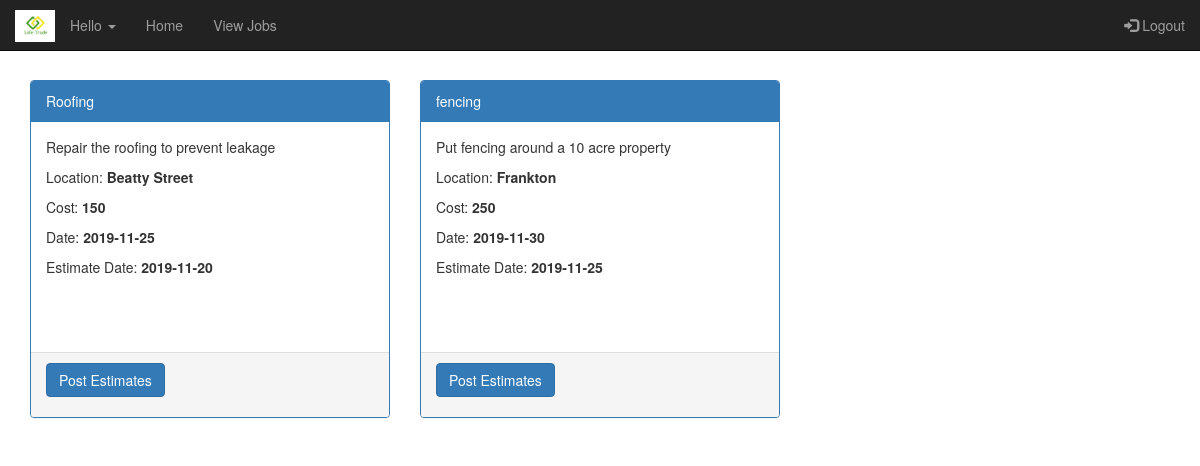
Page /viewJobs.php on the earlier database version.
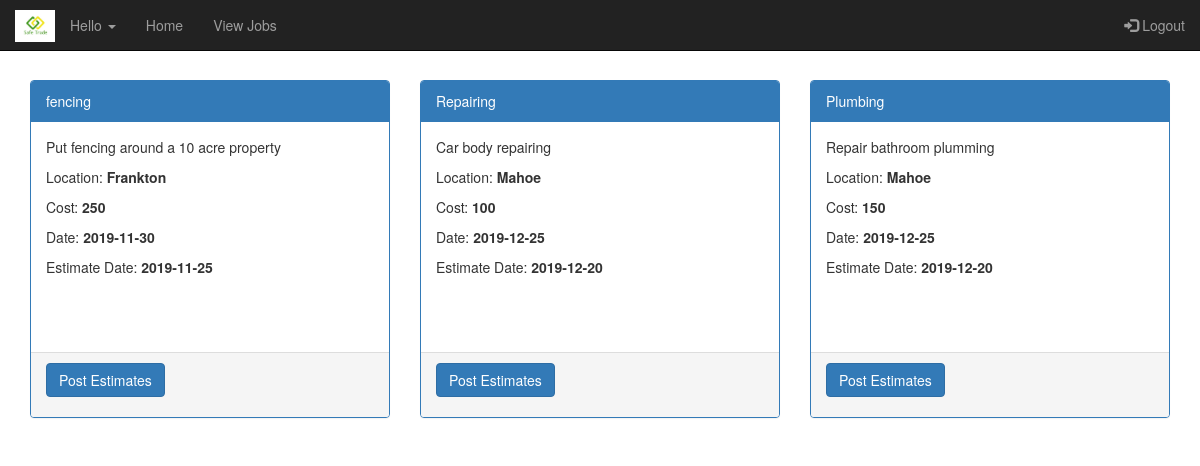
Same page on the later database version.
### tables this page shows
CREATE TABLE `jobdetails` (
  `JobId` int(11) NOT NULL,
  `UId` int(11) NOT NULL,
  `JobType` varchar(255) NOT NULL,
  `JobDescription` varchar(255) NOT NULL,
  `Location` varchar(50) NOT NULL,
  `CostRange` double NOT NULL,
  `ActiveDate` date NOT NULL,
  `EstimateDate` date NOT NULL,
  `IsClosed` int(11) NOT NULL
);

### classes/Job.php (called while the page is built, shortened)
<?php
class Job{
  private $jdescription = "";
  private $jtype = "";
  private $cost = null;
  private $activedate = "";
  private $estimationdate = null;
  private $location = null;
  public function __construct($jid,$uid, $jtype,$jdescription,$location,   $cost, $activedate,$estimationdate,$isclosed){
    $this->jdescription = $jdescription;
    $this->jtype = $jtype;
    $this->cost = $cost;
    $this->activedate = $activedate;
    $this->estimationdate = $estimationdate;
    $this->location = $location;
  }
  public static function getAll($mysqli){
    $sql = "select * from jobdetails where IsClosed=0";
    $result = $mysqli->query($sql);
    if ($result){
      $jobs = new Collection();
      while($row = $result->fetch_assoc()){
        $job =  new Job($row['JobId'],$row['UId'], $row['JobType'], $row['JobDescription'], $row['Location'], $row['CostRange'], $row['ActiveDate'], $row['EstimateDate'],$row['IsClosed']);
        $jobs->Add($row['JobId'], $job);
      }
    }
    return $jobs;
  }
  public function getJobDescription(){
    return $this->jdescription;
  }
  public function getJobType(){
    return $this->jtype;
  }
  public function getLocation(){
    return $this->location;
  }
  public function getCost(){
    return $this->cost;
  }
  public function getActiveDate(){
    return $this->activedate;
  }
  public function getEstimateDate(){
    return $this->estimationdate;
  }
}
?>

### classes/Collection.php (called while the page is built, shortened)
<?php
class Collection {
    private $records = array();
    public function add($key, $record){
        $result = false;
        if ($key != null) {
            $this->records[$key] = $record;
            $result = true;
        }
        return $result;
    }
    public function getRecords(){
        return $this->records;
    }
}
?>

### viewJobs.php (the view, shortened to what this page needs)
<?php
require_once("headers.php");
$jobs = Job::getAll($mysqli);
require_once("footer.php");
?>
<div class="container">
<div class="row">
    <?php foreach($jobs->getRecords() as $id => $job){  ?>
<div class="col-sm-4">
      <div class="panel panel-primary">
        <div class="panel-heading"><?php echo $job->getJobType(); ?></div>
        <div class="panel-body" style="height:230px">
        <form method="post" action="addEstimate.php" enctype="application/x-www-form-urlencoded">
        <p><?php echo $job->getJobDescription(); ?></p>
        <p>Location: <b><?php echo $job->getLocation(); ?></b></p>
        <p>Cost: <b><?php echo $job->getCost(); ?></b></p>
        <p>Date: <b><?php echo $job->getActiveDate(); ?></b></p>
        <p>Estimate Date: <b><?php echo $job->getEstimateDate(); ?></b></p>
        </div>
        <div class="panel-footer pviewestimate">
            <p><input type="submit" class="btn btn-primary viewestimate" value="Post Estimates"></p>
        </div>
      </div>
    </div>
    <?php }; ?>
    </div>
</div>

Differences in the rows shown:
removed jobdetails: JobType "Roofing", JobDescription "Repair the roofing to prevent leakage", Location "Beatty Street", CostRange "150", ActiveDate "2019-11-25", EstimateDate "2019-11-20"
added jobdetails: JobType "Repairing", JobDescription "Car body repairing", Location "Mahoe", CostRange "100", ActiveDate "2019-12-25", EstimateDate "2019-12-20"
added jobdetails: JobType "Plumbing", JobDescription "Repair bathroom plumming", Location "Mahoe", CostRange "150", ActiveDate "2019-12-25", EstimateDate "2019-12-20"
